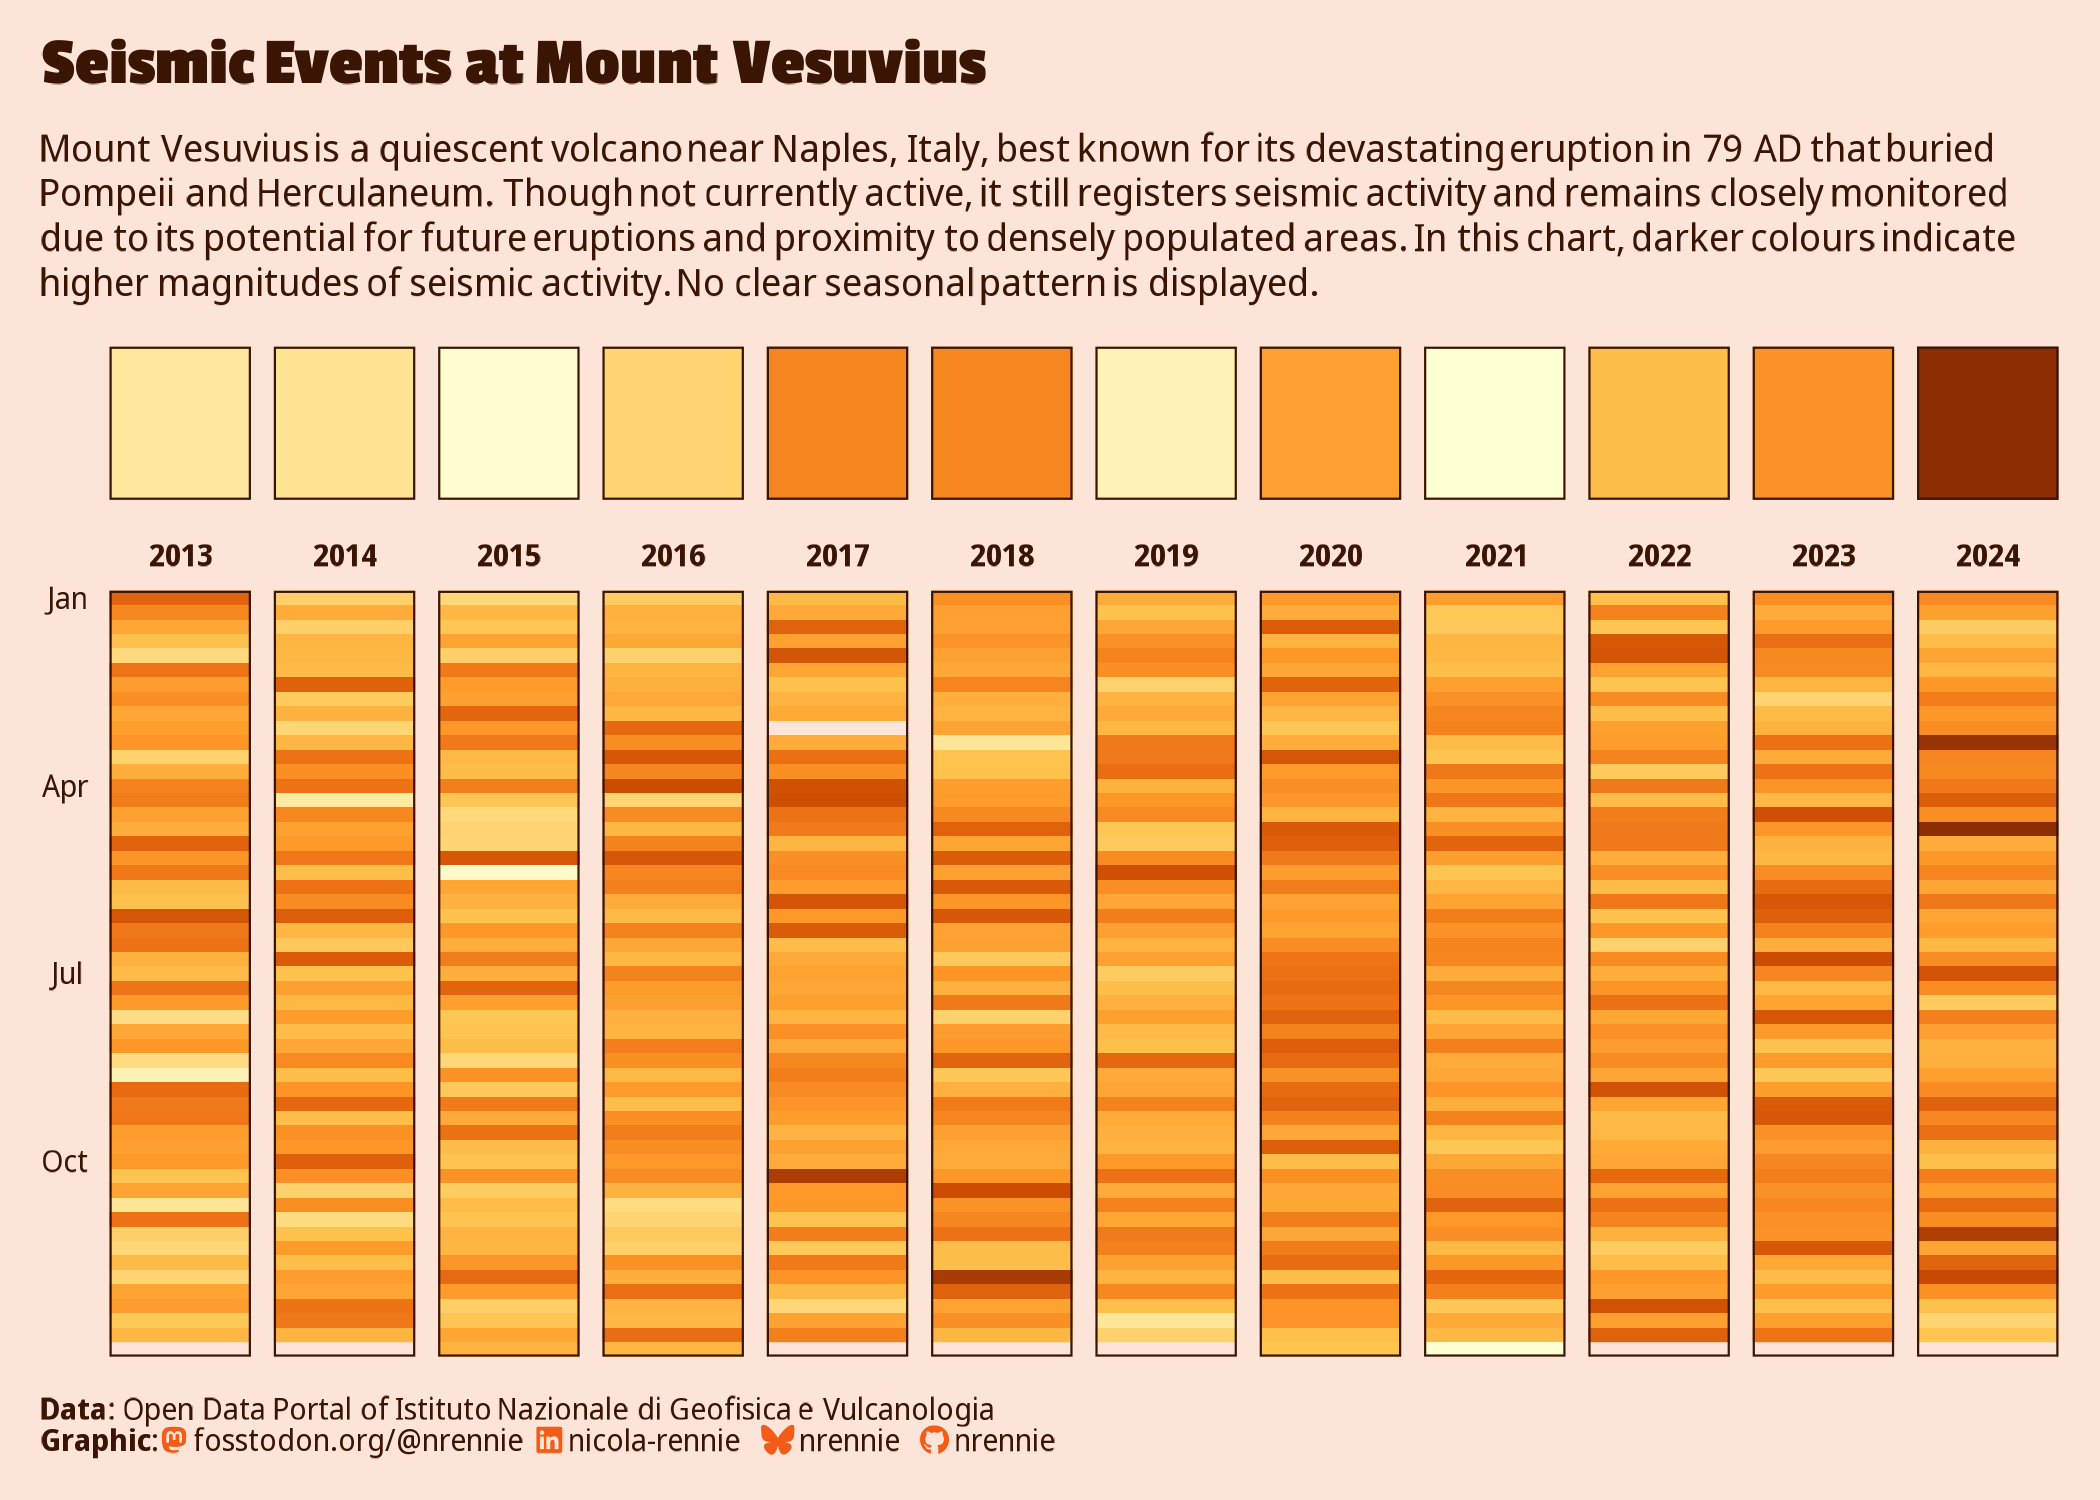

Here is the R script that generated this plot:
# Load packages -----------------------------------------------------------

library(tidyverse)
library(showtext)
library(patchwork)
library(camcorder)
library(ggtext)
library(nrBrand)
library(glue)


# Load data ---------------------------------------------------------------

tuesdata <- tidytuesdayR::tt_load("2025-05-13")
vesuvius <- tuesdata$vesuvius


# Load fonts --------------------------------------------------------------

font_add_google("Passion One", "passion")
font_add_google("Noto Sans Display", "noto")
showtext_auto()
showtext_opts(dpi = 300)


# Define colours and fonts-------------------------------------------------

bg_col <- "#FDE4D8"
text_col <- "#3A1503"
highlight_col <- "#F35C16"

body_font <- "noto"
title_font <- "passion"


# Data wrangling ----------------------------------------------------------

earthquake_data <- vesuvius |>
  filter(type == "earthquake") |>
  select(time, duration_magnitude_md) |>
  mutate(week = isoweek(time)) |>
  mutate(year = year(time)) |>
  filter(year >= 2013, year <= 2024) |>
  drop_na() |>
  mutate(energy = 10^((1.5 * duration_magnitude_md) + 4.8))

week_data <- earthquake_data |>
  group_by(year, week) |>
  summarise(tot_energy = sum(energy)) |>
  ungroup() |>
  mutate(md = (log10(tot_energy) - 4.8) / 1.5)

year_data <- earthquake_data |>
  group_by(year) |>
  summarise(tot_energy = sum(energy)) |>
  ungroup() |>
  mutate(md = (log10(tot_energy) - 4.8) / 1.5)


# Start recording ---------------------------------------------------------

gg_record(
  dir = file.path("2025", "2025-05-13", "recording"),
  device = "png",
  width = 7,
  height = 5,
  units = "in",
  dpi = 300
)


# Define text -------------------------------------------------------------

social <- nrBrand::social_caption(
  bg_colour = bg_col,
  icon_colour = highlight_col,
  font_colour = text_col,
  font_family = body_font
)
title <- "Seismic Events at Mount Vesuvius"
st <- "Mount Vesuvius is a quiescent volcano near Naples, Italy, best known for its devastating eruption in 79 AD that buried Pompeii and Herculaneum. Though not currently active, it still registers seismic activity and remains closely monitored due to its potential for future eruptions and proximity to densely populated areas. In this chart, darker colours indicate higher magnitudes of seismic activity. No clear seasonal pattern is displayed."
cap <- paste0(
  "**Data**: Open Data Portal of Istituto Nazionale di Geofisica e Vulcanologia<br>**Graphic**:", social
)


# Plot --------------------------------------------------------------------

g_bottom <- ggplot() +
  geom_raster(
    data = week_data,
    mapping = aes(x = "1", y = week, fill = md)
  ) +
  annotate(
    "rect",
    xmin = 0.5, xmax = 1.5, ymin = 0.5, ymax = 53.5,
    colour = text_col,
    fill = "transparent",
    linewidth = 0.5
  ) +
  scale_fill_distiller(palette = "YlOrBr", direction = 1) +
  scale_y_reverse(
    breaks = c(1, 14, 27, 40),
    labels = c("Jan", "Apr", "Jul", "Oct")
  ) +
  facet_wrap(~year, nrow = 1, strip.position = "top") +
  coord_cartesian(expand = FALSE) +
  theme_void(base_family = body_font, base_size = 11) +
  theme(
    axis.text.y = element_text(
      colour = text_col, margin = margin(r = 5),
      size = rel(0.8)
    ),
    legend.position = "none",
    strip.text = element_text(
      face = "bold", colour = text_col,
      margin = margin(b = 5)
    ),
    plot.title.position = "plot",
    plot.caption.position = "plot",
    plot.background = element_rect(fill = bg_col, colour = bg_col),
    panel.background = element_rect(fill = bg_col, colour = bg_col)
  )
g_bottom

g_top <- ggplot() +
  geom_tile(
    data = year_data,
    mapping = aes(x = "1", y = "1", fill = md),
    colour = text_col,
    linewidth = 0.5
  ) +
  scale_y_discrete(
    breaks = c("1"),
    labels = c("Jan")
  ) +
  scale_fill_distiller(palette = "YlOrBr", direction = 1) +
  facet_wrap(~year, nrow = 1, strip.position = "top") +
  coord_cartesian(expand = FALSE) +
  theme_void(base_family = body_font, base_size = 11) +
  theme(
    axis.text.y = element_text(
      colour = bg_col, margin = margin(r = 5),
      size = rel(0.8)
    ),
    strip.text = element_blank(),
    legend.position = "none",
    plot.title.position = "plot",
    plot.caption.position = "plot",
    plot.background = element_rect(fill = bg_col, colour = bg_col),
    panel.background = element_rect(fill = bg_col, colour = bg_col)
  )
g_top


# Combine -----------------------------------------------------------------

g_top + g_bottom +
  plot_layout(ncol = 1, heights = c(1, 5)) +
  plot_annotation(
    title = title,
    subtitle = st,
    caption = cap
  ) &
  theme(
    text = element_text(size = 9),
    plot.title = element_textbox_simple(
      colour = text_col,
      hjust = 0,
      halign = 0,
      margin = margin(b = 5, t = 5),
      lineheight = 0.5,
      family = title_font,
      face = "bold",
      size = rel(1.8)
    ),
    plot.subtitle = element_textbox_simple(
      colour = text_col,
      hjust = 0,
      halign = 0,
      margin = margin(b = 5, t = 5),
      family = body_font
    ),
    plot.caption = element_textbox_simple(
      colour = text_col,
      hjust = 0,
      halign = 0,
      margin = margin(b = 5, t = 5),
      lineheight = 0.5,
      family = body_font
    ),
    plot.background = element_rect(fill = bg_col, colour = bg_col),
    panel.background = element_rect(fill = bg_col, colour = bg_col),
    plot.margin = margin(5, 5, 5, 5)
  )


# Save gif ----------------------------------------------------------------

ggsave(
  filename = file.path("2025", "2025-05-13", paste0("20250513", ".png")),
  height = 5,
  width = 7,
  bg = bg_col,
  units = "in",
  dpi = 300
)

gg_playback(
  name = file.path("2025", "2025-05-13", paste0("20250513", ".gif")),
  first_image_duration = 4,
  last_image_duration = 20,
  frame_duration = .25,
  background = bg_col
)
